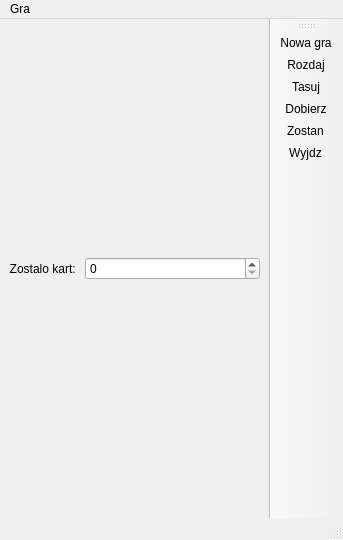
<?xml version="1.0" encoding="UTF-8"?>
<ui version="4.0">
 <class>BlackJack</class>
 <widget class="QMainWindow" name="BlackJack">
  <property name="geometry">
   <rect>
    <x>0</x>
    <y>0</y>
    <width>343</width>
    <height>540</height>
   </rect>
  </property>
  <property name="windowTitle">
   <string>MainWindow</string>
  </property>
  <widget class="QWidget" name="centralwidget">
   <layout class="QGridLayout" name="gridLayout">
    <item row="0" column="0">
     <widget class="QLabel" name="label">
      <property name="text">
       <string>Zostalo kart: </string>
      </property>
      <property name="alignment">
       <set>Qt::AlignRight|Qt::AlignTrailing|Qt::AlignVCenter</set>
      </property>
     </widget>
    </item>
    <item row="0" column="1">
     <widget class="QSpinBox" name="spinBox">
      <property name="sizePolicy">
       <sizepolicy hsizetype="Expanding" vsizetype="Fixed">
        <horstretch>0</horstretch>
        <verstretch>0</verstretch>
       </sizepolicy>
      </property>
     </widget>
    </item>
   </layout>
  </widget>
  <widget class="QMenuBar" name="menubar">
   <property name="geometry">
    <rect>
     <x>0</x>
     <y>0</y>
     <width>343</width>
     <height>22</height>
    </rect>
   </property>
   <widget class="QMenu" name="menuGra">
    <property name="title">
     <string>Gra</string>
    </property>
    <addaction name="actionNowa_gra"/>
    <addaction name="actionRozdaj"/>
    <addaction name="actionTasuj"/>
    <addaction name="actionDobierz"/>
    <addaction name="actionZostan"/>
    <addaction name="actionWyjdz"/>
   </widget>
   <addaction name="menuGra"/>
  </widget>
  <widget class="QStatusBar" name="statusbar"/>
  <widget class="QToolBar" name="toolBar">
   <property name="windowTitle">
    <string>toolBar</string>
   </property>
   <attribute name="toolBarArea">
    <enum>RightToolBarArea</enum>
   </attribute>
   <attribute name="toolBarBreak">
    <bool>false</bool>
   </attribute>
   <addaction name="actionNowa_gra"/>
   <addaction name="actionRozdaj"/>
   <addaction name="actionTasuj"/>
   <addaction name="actionDobierz"/>
   <addaction name="actionZostan"/>
   <addaction name="actionWyjdz"/>
  </widget>
  <action name="actionNowa_gra">
   <property name="text">
    <string>Nowa gra</string>
   </property>
  </action>
  <action name="actionRozdaj">
   <property name="text">
    <string>Rozdaj</string>
   </property>
  </action>
  <action name="actionTasuj">
   <property name="text">
    <string>Tasuj</string>
   </property>
  </action>
  <action name="actionDobierz">
   <property name="text">
    <string>Dobierz</string>
   </property>
  </action>
  <action name="actionZostan">
   <property name="text">
    <string>Zostan</string>
   </property>
  </action>
  <action name="actionWyjdz">
   <property name="text">
    <string>Wyjdz</string>
   </property>
  </action>
 </widget>
 <resources/>
 <connections>
  <connection>
   <sender>toolBar</sender>
   <signal>actionTriggered(QAction*)</signal>
   <receiver>BlackJack</receiver>
   <slot>buttonMenuClicked(QAction*)</slot>
   <hints>
    <hint type="sourcelabel">
     <x>310</x>
     <y>176</y>
    </hint>
    <hint type="destinationlabel">
     <x>159</x>
     <y>196</y>
    </hint>
   </hints>
  </connection>
 </connections>
 <slots>
  <slot>buttonMenuClicked(QAction*)</slot>
 </slots>
</ui>
